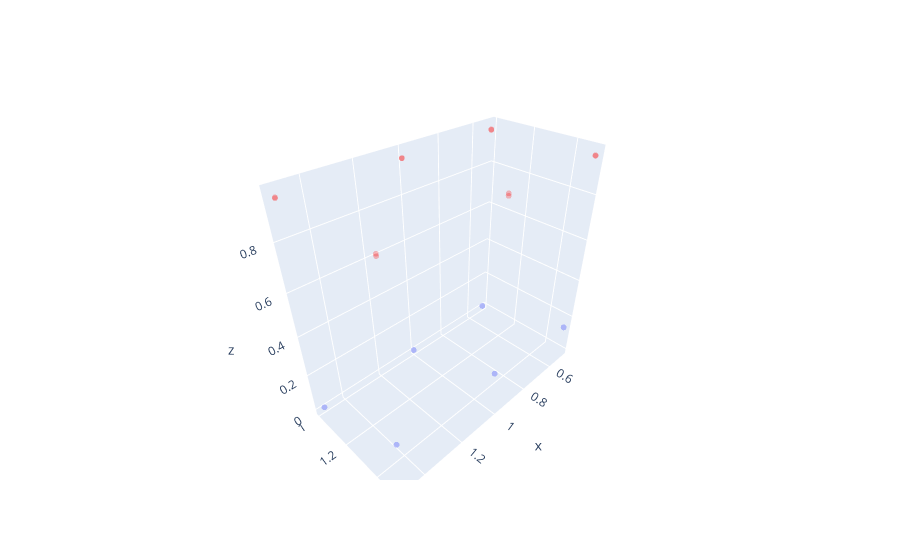

Source (notebook cell):
### Code cell
df_rho_eps.to_csv('eps_rho.csv')
#df_rho_eps = pd.read_csv('test.csv')

df_rho_eps['Predicted_H_Share'] = 1/((1+df_rho_eps['epsilon'])*(df_rho_eps['rho']))
df_rho_eps['Predicted_Exposure'] = 1/(df_rho_eps['p_SES_high']*(1+df_rho_eps['epsilon']))
df_rho_eps['Predicted_Friend_Bias'] = (df_rho_eps['epsilon']*(df_rho_eps['rho']-1))/(df_rho_eps['epsilon']*df_rho_eps['rho']+1)


scatter1 = px.scatter_3d(x=df_rho_eps['epsilon'], y=df_rho_eps['rho'], z=df_rho_eps['Friend_Bias'], opacity=0.25)
scatter1.update_traces(marker_size = 2, marker=dict(color='red'))
scatter2 = px.scatter_3d(x=df_rho_eps['epsilon'], y=df_rho_eps['rho'], z=df_rho_eps['Predicted_Friend_Bias'], opacity=0.25)
scatter2.update_traces(marker_size = 2)

fig = go.Figure(data = scatter1.data + scatter2.data)
fig.show()

### Figure 1 — Plotly figure (JSON) as saved in the notebook; plotly's stock layout.template omitted (floating-point values rounded to 4 significant figures)
{"data": [{"hovertemplate": "x=%{x}<br>y=%{y}<br>z=%{z}<extra></extra>", "legendgroup": "", "marker": {"color": "red", "opacity": 0.25, "size": 2, "symbol": "circle"}, "mode": "markers", "name": "", "scene": "scene", "showlegend": false, "type": "scatter3d", "x": [0.5, 0.5, 0.5, 0.5, 1, 1, 1, 1, 1.5, 1.5, 1.5, 1.5], "y": [1, 1, 1.5, 1.5, 1, 1, 1.5, 1.5, 1, 1, 1.5, 1.5], "z": [0.95, 0.9474, 0.9583, 0.9559, 0.9474, 0.9474, 0.963, 0.9549, 0.9474, 0.95, 0.9621, 0.9559]}, {"hovertemplate": "x=%{x}<br>y=%{y}<br>z=%{z}<extra></extra>", "legendgroup": "", "marker": {"color": "#636efa", "opacity": 0.25, "size": 2, "symbol": "circle"}, "mode": "markers", "name": "", "scene": "scene", "showlegend": false, "type": "scatter3d", "x": [0.5, 0.5, 0.5, 0.5, 1, 1, 1, 1, 1.5, 1.5, 1.5, 1.5], "y": [1, 1, 1.5, 1.5, 1, 1, 1.5, 1.5, 1, 1, 1.5, 1.5], "z": [0, 0, 0.1429, 0.1429, 0, 0, 0.2, 0.2, 0, 0, 0.2308, 0.2308]}], "layout": {}}
